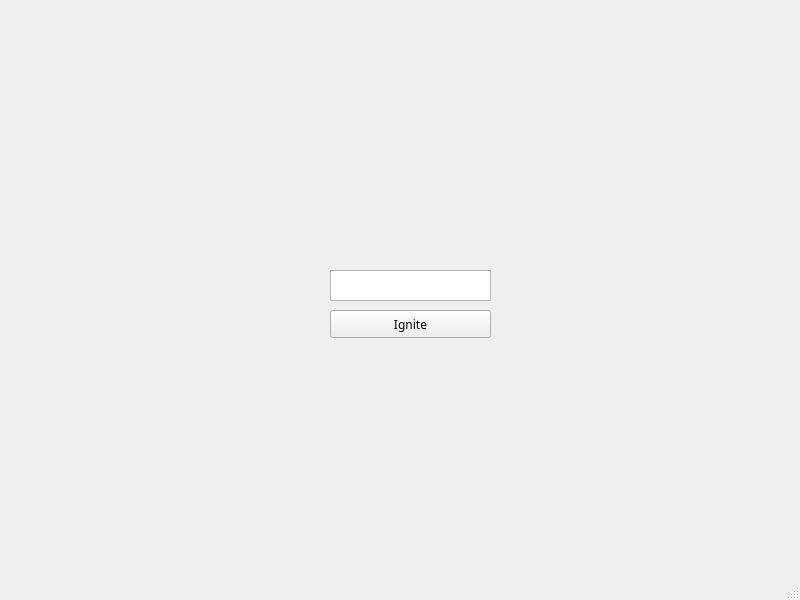
<?xml version="1.0" encoding="UTF-8"?>
<ui version="4.0">
 <class>MainWindow</class>
 <widget class="QMainWindow" name="MainWindow">
  <property name="geometry">
   <rect>
    <x>0</x>
    <y>0</y>
    <width>800</width>
    <height>600</height>
   </rect>
  </property>
  <property name="windowTitle">
   <string>MainWindow</string>
  </property>
  <widget class="QWidget" name="centralwidget">
   <widget class="QPushButton" name="pushButton">
    <property name="geometry">
     <rect>
      <x>330</x>
      <y>310</y>
      <width>161</width>
      <height>28</height>
     </rect>
    </property>
    <property name="font">
     <font>
      <family>Gill Sans Ultra Bold</family>
     </font>
    </property>
    <property name="text">
     <string>Ignite</string>
    </property>
   </widget>
   <widget class="QTextEdit" name="textEdit">
    <property name="geometry">
     <rect>
      <x>330</x>
      <y>270</y>
      <width>161</width>
      <height>31</height>
     </rect>
    </property>
    <property name="html">
     <string>&lt;!DOCTYPE HTML PUBLIC &quot;-//W3C//DTD HTML 4.0//EN&quot; &quot;http://www.w3.org/TR/REC-html40/strict.dtd&quot;&gt;
&lt;html&gt;&lt;head&gt;&lt;meta name=&quot;qrichtext&quot; content=&quot;1&quot; /&gt;&lt;style type=&quot;text/css&quot;&gt;
p, li { white-space: pre-wrap; }
&lt;/style&gt;&lt;/head&gt;&lt;body style=&quot; font-family:'MS Shell Dlg 2'; font-size:7.8pt; font-weight:400; font-style:normal;&quot;&gt;
&lt;p style=&quot;-qt-paragraph-type:empty; margin-top:0px; margin-bottom:0px; margin-left:0px; margin-right:0px; -qt-block-indent:0; text-indent:0px;&quot;&gt;&lt;br /&gt;&lt;/p&gt;&lt;/body&gt;&lt;/html&gt;</string>
    </property>
   </widget>
  </widget>
  <widget class="QMenuBar" name="menubar">
   <property name="geometry">
    <rect>
     <x>0</x>
     <y>0</y>
     <width>800</width>
     <height>26</height>
    </rect>
   </property>
  </widget>
  <widget class="QStatusBar" name="statusbar"/>
 </widget>
 <resources/>
 <connections/>
</ui>
